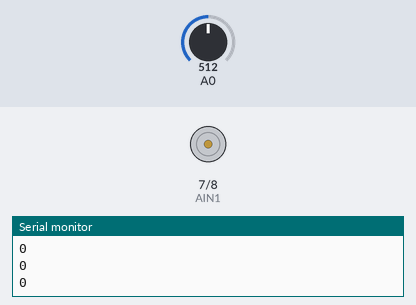
A sketch run on a simulated Arduino Uno, built with avr-gcc and run on an emulated ATmega328P. On the bench: motor-driver pin pairs drawn as motors (green arrow = first pin HIGH = forward, orange = second pin HIGH = backward, longer = more drive, scaled by the enable pin), the last lines printed to the serial monitor. The inputs (shaded band) are chosen by the test bench; at power-on: A0 = 512.

Above: at 1.2 s.
1.3 s: A0 set to 764
2.8 s: A0 set to 800
At 5.4 s:
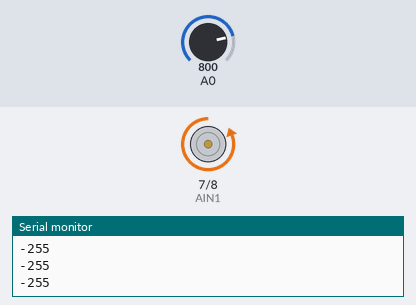
5.8 s: A0 set to 880
7.3 s: A0 set to 905
At 10.6 s:
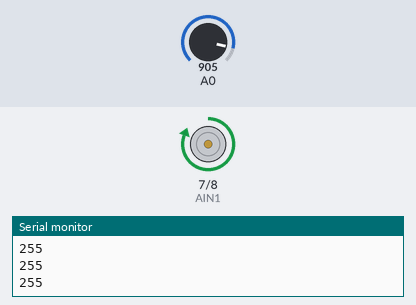
Timing chart, 0 to 11.3 s (numbered marks = the images above; inputs shaded):
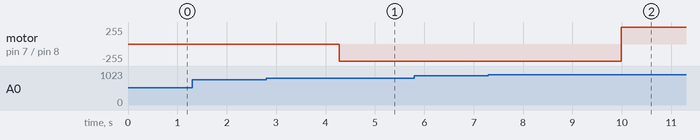

The sketch:

analog_controller_microz.ino
```cpp
int controller = 0;
int delta = 16;

int AIN1 = 7;
int AIN2 = 8;
int PWMA = 9;


//there is a ladder of 9 10k resistors from 5v to ground, and the intermediate nodes all connect to buttons which connect to an analog pin which has a 1 megaohm pull down resistor
int value1 = 114;
int value2 = 2*114;
int value3 = 3*114;
int value4 = 4*114;
int value5 = 5*114;
int value6 = 6*114;
int value7 = 7*114;
int value8 = 8*114;

int button = 0;  //0 means no press, 1 is start, 2 is stop, 3 is left, 4 is back 5 is forward, 6 is right, 7 is down 8 is up


int z = 0;
int zdelay = 0;// microseconds 1000 ms / 512 steps = 2 ms/step

void setup() {
  // put your setup code here, to run once:
  controller = analogRead(A0);

    pinMode(AIN1,OUTPUT);
    pinMode(AIN2,OUTPUT);
    pinMode(PWMA,OUTPUT);

    analogWrite(PWMA,0);
    digitalWrite(AIN1,LOW);
    digitalWrite(AIN2,LOW);


  Serial.begin(9600);

}

void loop() {
  // put your main code here, to run repeatedly:
  controller = analogRead(A0);

  if(controller > value1 - delta && controller < value1 + delta){
    delayMicroseconds(10);
    controller = analogRead(A0);
      if(controller > value1 - delta && controller < value1 + delta){
        button = 1;
      }
   }

  if(controller > value2 - delta && controller < value2 + delta){
    delayMicroseconds(10);
    controller = analogRead(A0);
      if(controller > value2 - delta && controller < value2 + delta){
        button = 2;
      }
   }

  if(controller > value3 - delta && controller < value3 + delta){
    delayMicroseconds(10);
    controller = analogRead(A0);
      if(controller > value3 - delta && controller < value3 + delta){
        button = 3;
      }
   }

  if(controller > value4 - delta && controller < value4 + delta){
    delayMicroseconds(10);
    controller = analogRead(A0);
      if(controller > value4 - delta && controller < value4 + delta){
        button = 4;
      }
   }

  if(controller > value5 - delta && controller < value5 + delta){
   delayMicroseconds(10);
   controller = analogRead(A0);
      if(controller > value5 - delta && controller < value5 + delta){
        button = 5;
      }
   }

  if(controller > value6 - delta && controller < value6 + delta){
    delayMicroseconds(10);
    controller = analogRead(A0);
      if(controller > value6 - delta && controller < value6 + delta){
        button = 6;
      }
   }

  if(controller > value7 - delta && controller < value7 + delta){
    delayMicroseconds(10);
    controller = analogRead(A0);
      if(controller > value7 - delta && controller < value7 + delta){
        button = 7;
      }
   }

  if(controller > value8 - delta && controller < value8 + delta){
    delayMicroseconds(10);
    controller = analogRead(A0);
      if(controller > value8 - delta && controller < value8 + delta){
        button = 8;
      }
   }


  if(controller < 50){
    delayMicroseconds(10);
    controller = analogRead(A0);
      if(controller < 50){
        button = 0;
      }
   }

   if(button == 1){
    Serial.println("start");
   }
   if(button == 2){
    Serial.println("stop");
   }
   if(button == 3){
    Serial.println("left");
   }
   if(button == 4){
    Serial.println("back");
   }
   if(button == 5){
      Serial.println("forward");
   }
   if(button == 6){
      Serial.println("right");
   }
   if(button == 7){
      z = z - 1;
      if(z < -255){
        z = -255;
      }
      delayMicroseconds(zdelay);
//      Serial.println("down");
   }
    if(button == 8){
      //up
      z = z + 1;
      if(z > 255){
        z = 255;
      }
      delayMicroseconds(zdelay);
//      Serial.println("up");
   }

//   Serial.println(button);


   if(z >= 0){
      digitalWrite(AIN2,LOW);
      digitalWrite(AIN1,HIGH);
   }
   else{
      digitalWrite(AIN1,LOW);
      digitalWrite(AIN2,HIGH);
   }
   analogWrite(PWMA,abs(z));
   Serial.println(z);

}
```

Measured:
- the behaviour switches between 782 and 783 on A0 (found by bisection; images 0 and 1)
- the behaviour switches between 896 and 897 on A0 (found by bisection; images 1 and 2)
- after the input at 2.8 s, motor on pin 7 (AIN1) / pin 8 (AIN2): stopped → backward 255/255 after 1.5 s
- after the input at 7.3 s, motor on pin 7 (AIN1) / pin 8 (AIN2): backward 255/255 → forward 255/255 after 2.7 s
